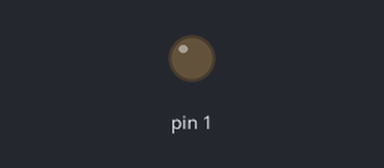
A sketch run on a simulated Arduino Uno, built with avr-gcc and run on an emulated ATmega328P. Shown: output pins drawn as LEDs (lit = HIGH). Random numbers use the default seed unless the sketch sets one.

Above: at 0.1 s.
At 12.8 s:
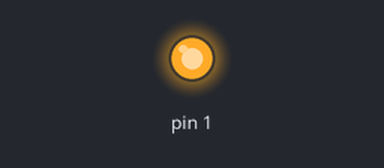
Timing chart, 0 to 14.3 s (numbered marks = the images above):
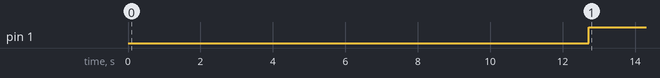

Measured:
- by itself, pin 1: LOW → HIGH at 12.7 s

The sketch:

GoldenRatioLedFlicker.ino
```cpp
//Golden Ration LED FLicker
//using the golden ratio in the flicker timing of an LED candle in hopes that it is extra beautiful

int flickerdepth = 6;
float repeatDelay = 100;
float flickerPattern[] = {10,5,12,20,11,8};
int flickerposition = 0; //position in flicker array
float highVal = 255;
float lowVal = 20;
float brightness = 0;    // how bright the LED is
float resilience = 1;    // how fast the candle regens its brighness

// the setup function runs once when you press reset or power the board
void setup() {
  pinMode(1, OUTPUT);
}

// the loop function runs over and over again forever
void loop() {
  createWind();
  burnCandle();
  delay(repeatDelay);
}


void burnCandle() {
  if(brightness < highVal) {
    brightness = brightness + resilience;
  }
  analogWrite(1, brightness);
}

void createWind() {
  flickerposition++;
  if (flickerposition >= flickerdepth){
    flickerposition = 0;
    calucateFlickerPattern();
  }

  if(brightness > highVal/resilience){
    brightness = brightness - flickerPattern[flickerposition];
  }
}

void calucateFlickerPattern() {
  int seedval = random(1,5);
  int newPattern[flickerdepth];
  for(int j=0; j<flickerdepth; j++){
    //PHI = 1.6180339887498948482
    if (j <= 0){
      newPattern[j] = seedval;
    }else{
      newPattern[j] = newPattern[(j - 1)]*1.6180339887498948482;
    }
    flickerPattern[j] = newPattern[j];
  }
}
```
